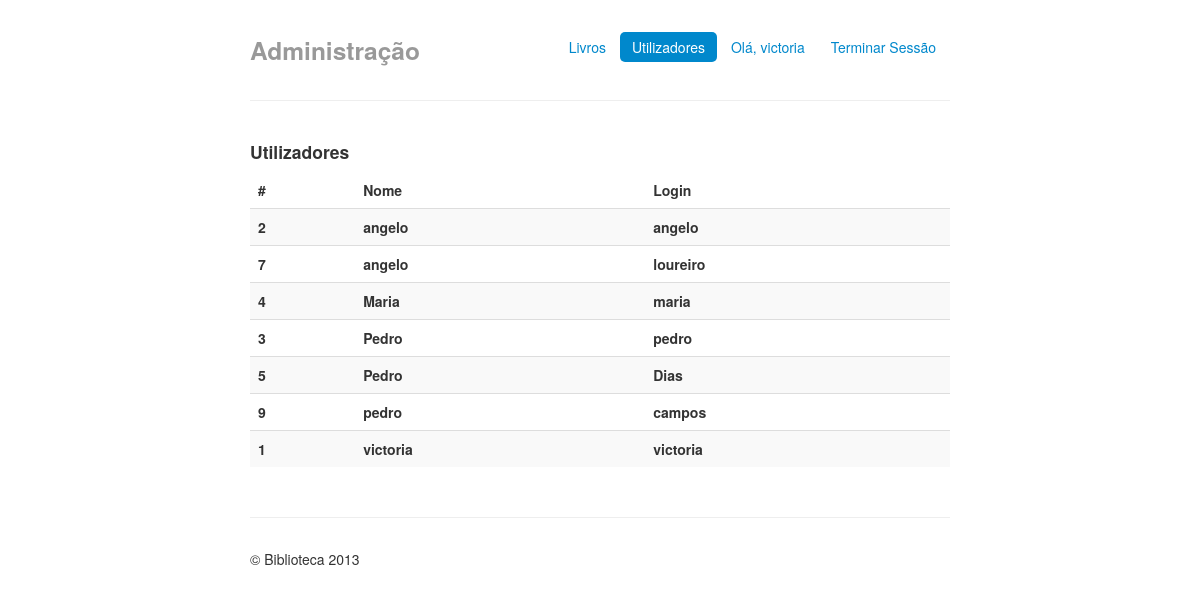
The app's page /admin.php?do=utilizadores (signed in) with its own data.
### tables this page shows
CREATE TABLE `Utilizador` (
  `ID_Utilizador` int(11) NOT NULL AUTO_INCREMENT,
  `nome` varchar(200) NOT NULL,
  `password` varchar(30) NOT NULL,
  `login` varchar(50) NOT NULL,
  `admin` int(1) NOT NULL,
  PRIMARY KEY (`ID_Utilizador`),
  UNIQUE KEY `login` (`login`)
);

### models/basededados.php (called while the page is built, shortened)
<?php
	function lista($tabela,$ordem="",$asc="",$limiteInferior="",$limiteSuperior="") {
		$limite = '';
		if($ordem != '' && $asc != '') {
			$ordem = "ORDER BY ".$ordem." ".$asc;
		}
		$s = "SELECT * FROM ".$tabela." ".$ordem." ".$limite;
		$q = mysql_query($s) or die(mysql_error());
		if(mysql_num_rows($q) > 0) {
			while($result[] = mysql_fetch_object($q));
			return $result;
		} else {
			return false;
		}
	}
?>

### views/listaUtilizadores.php (the view)
<div class="row-fluid">
  <div class="span12">
    <h4>Utilizadores</h4>
    <table class="table table-striped">
        <thead>
          <tr>
            <th>#</th>
            <th>Nome</th>
            <th>Login</th>
          </tr>
        </thead>
        <tbody>
          <?php foreach($utilizadores as $l) { if(is_object($l)) { ?>
            <tr>
              <th><?=$l->ID_Utilizador?></th>
              <th><?=$l->nome?></th>
              <th><?=$l->login?></th>
            </tr>
          <?php } } ?>
        </tbody>
    </table>
  </div>
</div>

### views/includes/back_template.php (style rules this page uses)
body { padding-top: 20px; padding-bottom: 40px; }

### records on screen
utilizador: ID_Utilizador "2", nome "angelo", login "angelo"
utilizador: ID_Utilizador "7", nome "angelo", login "loureiro"
utilizador: ID_Utilizador "4", nome "Maria", login "maria"
utilizador: ID_Utilizador "3", nome "Pedro", login "pedro"
utilizador: ID_Utilizador "5", nome "Pedro", login "Dias"
utilizador: ID_Utilizador "9", nome "pedro", login "campos"
utilizador: ID_Utilizador "1", nome "victoria", login "victoria"

### other values on screen
$_SESSION['nome'] "victoria"
